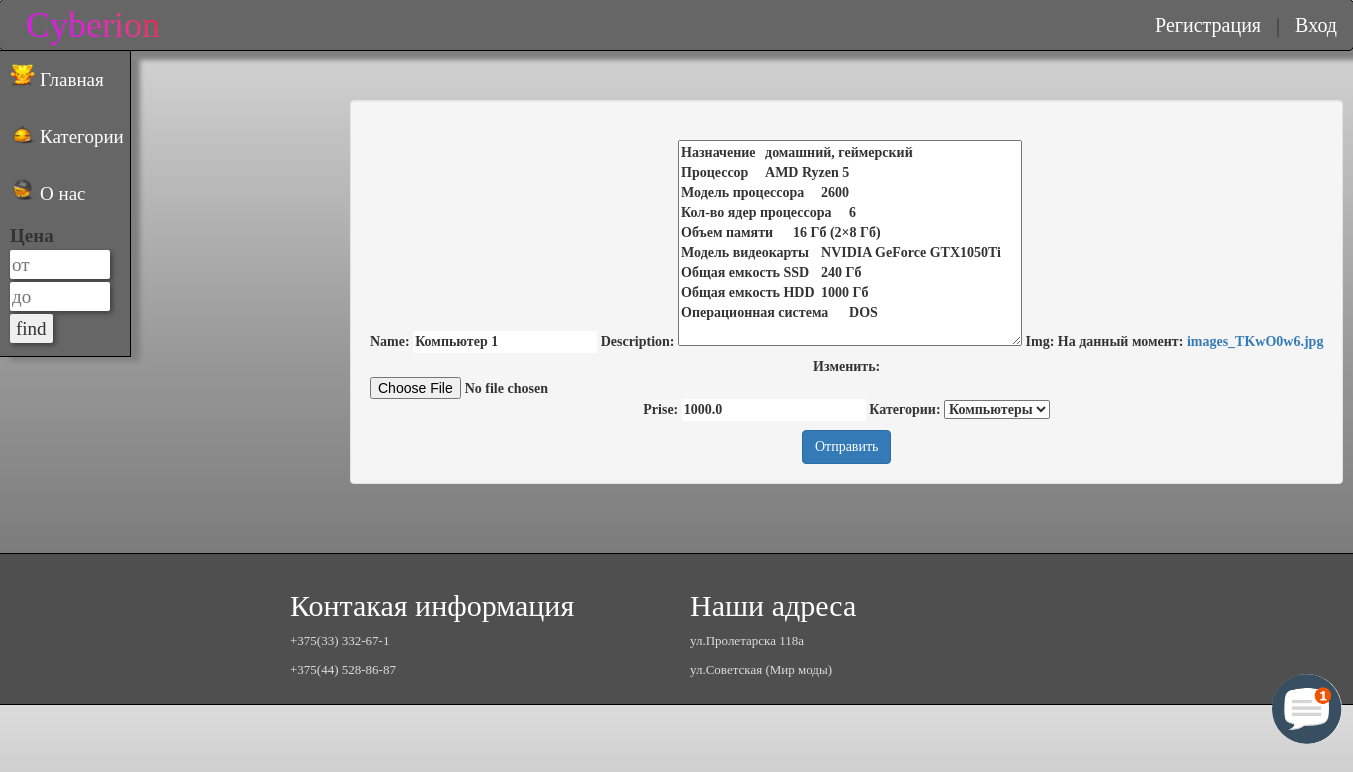
The page /drugi/edit/drugi/1/ on the database its author committed.
### drugs/models.py (models this page shows, shortened)
class Drugs(models.Model):
    name = models.CharField(max_length=240)
    description = models.TextField()
    img = models.ImageField()
    prise = models.FloatField()
    category=models.ForeignKey('Category', on_delete=models.PROTECT, null=True, verbose_name="Категории")

class Category(models.Model):
    name=models.CharField(max_length=50, db_index=True, verbose_name='Категория')
    icon = models.ImageField(blank=True)
    slug = models.SlugField(unique=True, db_index = True, verbose_name="URL")
    def  __str__(self):
        return self.name
    def get_absolute_url(self):
        return reverse('category', kwargs={'category_slug':self.slug})

### drugs/views.py (the view)
# urls.py: path('drugi/edit/drugi/<int:drug>/', edit, name='edit'),
def edit(request, drug):
    model = Drugs.objects.get(id=drug)
    if request.method != 'POST':
        form = RegisterDrugs(instance=model)
    else:
        form = RegisterDrugs(instance=model, data=request.POST)
        if form.is_valid():
            form.save()
    context = {
        'form': form
    }
    return render(request, 'drugs/adddrug.html', context=context)

### drugs/forms.py
class RegisterDrugs(forms.ModelForm):
    class Meta:
        model = Drugs
        exclude = [""]

### drugs/templatetags/drug_tags.py (called while the page is built)
@register.inclusion_tag('drugs/list_categories.html')
def show_categories():
    category = Category.objects.all()
    return {'category': category}

### drugs/templates/drugs/adddrug.html (shortened to what this page needs)
{% extends 'drugs/base.html' %}
{% block content %}
<form method="post" enctype="multipart/form-data">
    <div class="reg">
    <div class="btn well">
        <label class="form">{{form}}</label>
            <div><button type="submit" class="btn btn-primary">Отправить</button></div>
    </div>
        </div>
</form>
{% endblock %}

### drugs/static/drugs/css/style.css (style rules this page uses)
body { background-image: linear-gradient(gainsboro, #999999, #666666 ); background-repeat: repeat; font-family: Yandex Sans Display Light; }
.form { display: block; margin-top: 20px; left: 0; }
.reg { padding: 50px 350px ; }

### drugs/static/drugs/css/telega-chat.css (style rules this page uses)
input, button { border: none; }

### rows shown on the page
Drugs: name "Компьютер 1", description "Назначение домашний, геймерский Процессор AMD Ryzen 5 Модель процессора 2600 Кол-во ядер процессора 6 Объем памяти 16 Гб (2×8 Гб) Модель видеокарты NVIDIA GeForce GTX1050Ti Общая емкость SSD 240 Гб Общая емкость HDD 1000 Гб Операционная система DOS", prise "1000.0", category "Компьютеры"
